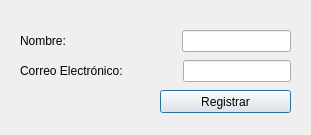
<?xml version="1.0" encoding="UTF-8"?>
<ui version="4.0">
 <class>frmLayoutHorizontal</class>
 <widget class="QDialog" name="frmLayoutHorizontal">
  <property name="geometry">
   <rect>
    <x>0</x>
    <y>0</y>
    <width>311</width>
    <height>135</height>
   </rect>
  </property>
  <property name="windowTitle">
   <string>Layout Horizontal</string>
  </property>
  <widget class="QPushButton" name="btnRegistrar">
   <property name="geometry">
    <rect>
     <x>160</x>
     <y>90</y>
     <width>131</width>
     <height>23</height>
    </rect>
   </property>
   <property name="text">
    <string>Registrar</string>
   </property>
  </widget>
  <widget class="QWidget" name="">
   <property name="geometry">
    <rect>
     <x>20</x>
     <y>30</y>
     <width>271</width>
     <height>22</height>
    </rect>
   </property>
   <layout class="QHBoxLayout" name="horizontalLayout">
    <item>
     <widget class="QLabel" name="lblNombre">
      <property name="text">
       <string>Nombre:</string>
      </property>
     </widget>
    </item>
    <item>
     <spacer name="horizontalSpacer">
      <property name="orientation">
       <enum>Qt::Horizontal</enum>
      </property>
      <property name="sizeHint" stdset="0">
       <size>
        <width>40</width>
        <height>20</height>
       </size>
      </property>
     </spacer>
    </item>
    <item>
     <widget class="QLineEdit" name="txtNombre"/>
    </item>
   </layout>
  </widget>
  <widget class="QWidget" name="">
   <property name="geometry">
    <rect>
     <x>20</x>
     <y>60</y>
     <width>271</width>
     <height>22</height>
    </rect>
   </property>
   <layout class="QHBoxLayout" name="horizontalLayout_2">
    <item>
     <widget class="QLabel" name="lblCorreo">
      <property name="text">
       <string>Correo Electrónico:</string>
      </property>
     </widget>
    </item>
    <item>
     <spacer name="horizontalSpacer_2">
      <property name="orientation">
       <enum>Qt::Horizontal</enum>
      </property>
      <property name="sizeHint" stdset="0">
       <size>
        <width>40</width>
        <height>20</height>
       </size>
      </property>
     </spacer>
    </item>
    <item>
     <widget class="QLineEdit" name="txtCorreo"/>
    </item>
   </layout>
  </widget>
 </widget>
 <resources/>
 <connections/>
</ui>
